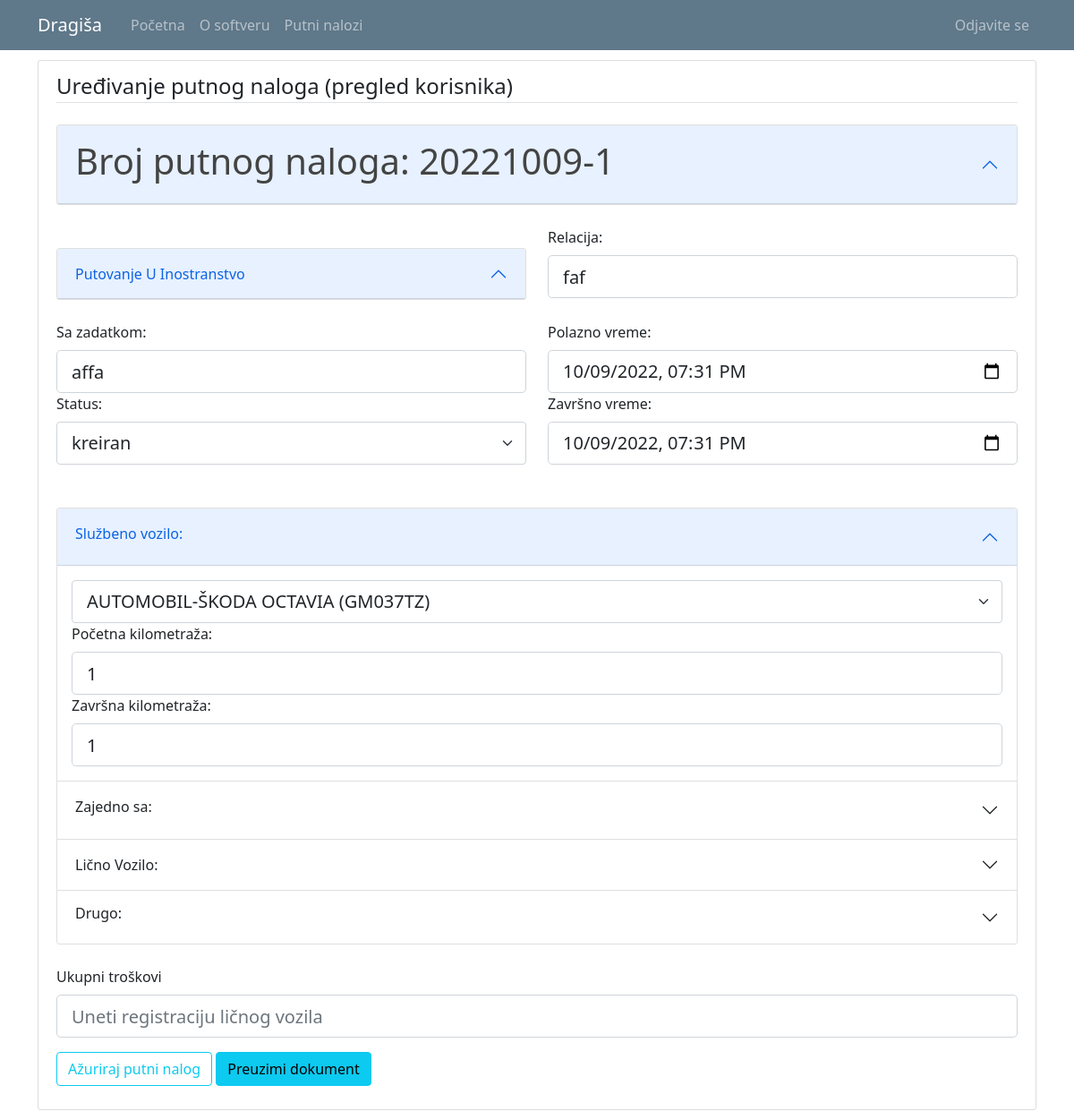
Page /travel_warrant/1 (signed in) on the earlier database version.
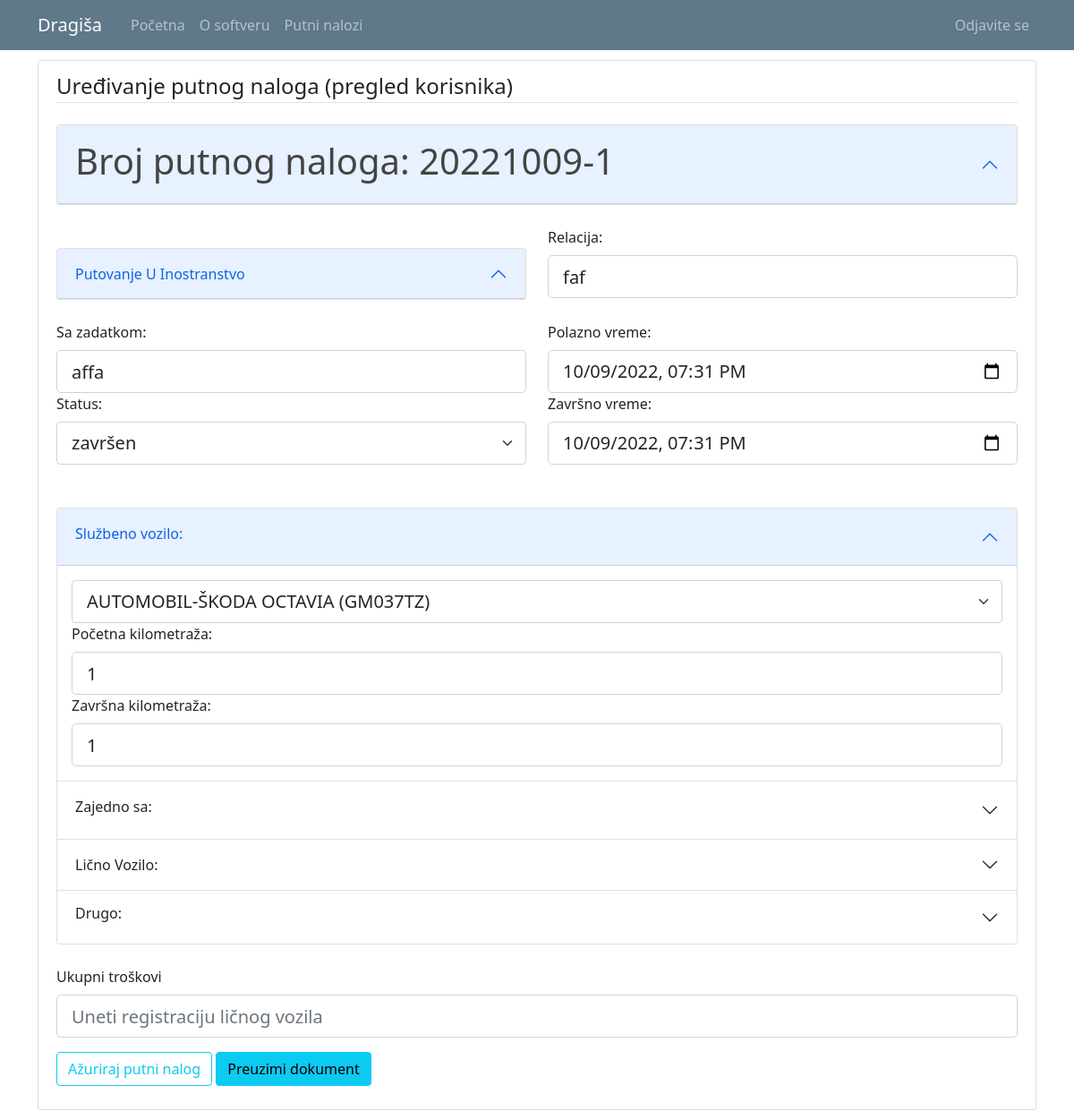
Same page on the later database version.
### putninalozi/models.py (models this page shows, shortened)
class TravelWarrant(db.Model):
    travel_warrant_id = db.Column(db.Integer, primary_key=True)
    travel_warrant_number = db.Column(db.String(50), nullable=False)
    user_id = db.Column(db.Integer, db.ForeignKey('user.id'), nullable=False)
    with_task = db.Column(db.String(50), nullable=False)
    company_id = db.Column(db.Integer, db.ForeignKey('company.id'), nullable=False)
    abroad_contry = db.Column(db.String(50), nullable=True)
    relation = db.Column(db.String(150), nullable=False)
    start_datetime = db.Column(db.DateTime, nullable=True)
    end_datetime = db.Column(db.DateTime, nullable=True)
    vehicle_id = db.Column(db.Integer, db.ForeignKey('vehicle.id'), nullable=True)
    together_with = db.Column(db.String(50), nullable=True)
    personal_type = db.Column(db.String(50), nullable=True)
    personal_brand = db.Column(db.String(50), nullable=True)
    personal_registration = db.Column(db.String(12), nullable=True)
    other = db.Column(db.String(50), nullable=True) #avion, bus, taksi...
    advance_payment = db.Column(db.Integer, nullable=False)
    advance_payment_currency = db.Column(db.String(5), nullable=False)
    daily_wage = db.Column(db.Integer, nullable=False)
    daily_wage_currency = db.Column(db.String(5), nullable=False)
    costs_pays = db.Column(db.String(50), nullable=False)
    km_start = db.Column(db.Integer, nullable=True)
    km_end = db.Column(db.Integer, nullable=True)
    status = db.Column(db.String(15), nullable=False)
    file_name = db.Column(db.String(100), nullable=True) #za PDF fajl
    text_form = db.Column(db.String(1000), nullable=True) #za tekst forme iz pdf fajla
    expenses = db.relationship('TravelWarrantExpenses', backref='trawelwarrantexpenses_travelwarrant', lazy=True)

### putninalozi/travel_warrants/routes.py (the view, shortened to what this page needs)
@travel_warrants.route("/travel_warrant/<int:warrant_id>", methods=['GET', 'POST'])
def travel_warrant_profile(warrant_id):
    rod = []
    troskovi = TravelWarrantExpenses.query.filter_by(travelwarrant_id = warrant_id).all()
    warrant = TravelWarrant.query.get_or_404(warrant_id)
    if warrant.travelwarrant_user.gender == "1":
        rod=["Radnik", "raspoređen"]
    elif warrant.travelwarrant_user.gender == "2":
        rod=["Radnica", "raspoređena"]
    vehicle_list = [('', '----------')] + [(v.id, v.vehicle_type + "-" + v.vehicle_brand+" ("+v.vehicle_registration+")") for v in db.session.query(Vehicle.id,Vehicle.vehicle_type,Vehicle.vehicle_brand,Vehicle.vehicle_registration).filter_by(company_id=current_user.user_company.id).order_by('vehicle_type').all()]
    print(f'{vehicle_list=}')
    if not current_user.is_authenticated:
        flash('Da bi ste pristupili ovoj stranici treba da budete ulogovani.', 'danger')
        return redirect(url_for('users.login'))
    elif current_user.authorization != 's_admin' and current_user.user_company.id != warrant.travelwarrant_company.id:
        abort(403)
    elif current_user.authorization == 'c_user' and current_user.id != warrant.travelwarrant_user.id:
        abort(403)
    if current_user.authorization == 'c_user':
        form = EditUserTravelWarrantForm()
        form.reset()
        drivers = [('', '----------')] + [(tw.travel_warrant_number, tw.travel_warrant_number + " => " + tw.travelwarrant_user.name + " " + tw.travelwarrant_user.surname)
                                                for tw in TravelWarrant.query.filter(TravelWarrant.company_id==current_user.user_company.id,
                                                                                    TravelWarrant.vehicle_id!='').filter(TravelWarrant.start_datetime.between(
                                                                                                                    warrant.start_datetime.replace(hour=0, minute=0, second=0, microsecond=0),
                                                                                                                    warrant.start_datetime.replace(hour=23, minute=59, second=59, microsecond=9))).all()]
        form.together_with.choices = drivers
        form.vehicle_id.choices = vehicle_list
        print(f'{form.vehicle_id.choices=}')
        form.personal_type.choices = [('', '----------'), ('AUTOMOBIL', 'AUTOMOBIL'),('KOMBI', 'KOMBI'),('KAMION', 'KAMION')]
        form.status.choices=[("kreiran", "kreiran"), ("završen", "završen")]
        if form.validate_on_submit():
            if form.together_with.data != '':
                warrant.with_task = form.with_task.data
                warrant.abroad_contry = form.abroad_contry.data
                warrant.relation = form.relation.data
                warrant.start_datetime = form.start_datetime.data
                warrant.end_datetime = form.end_datetime.data
                warrant.vehicle_id=""
                warrant.together_with=form.together_with.data
                warrant.personal_type=""
                warrant.personal_brand=""
                warrant.personal_registration=""
                warrant.other=""
                warrant.km_start = int(form.km_start.data)
                warrant.km_end = int(form.km_end.data)
                warrant.status = form.status.data
                print('zajedno sa - c_user')
            elif form.personal_brand.data != "":
                warrant.with_task = form.with_task.data
                warrant.abroad_contry = form.abroad_contry.data
                warrant.relation = form.relation.data
                warrant.start_datetime = form.start_datetime.data
                warrant.end_datetime = form.end_datetime.data
                warrant.vehicle_id=""
                warrant.together_with=""
                warrant.personal_type=form.personal_type.data
                warrant.personal_brand=form.personal_brand.data
                warrant.personal_registration=form.personal_registration.data
                warrant.other=""
                warrant.km_start = int(form.km_start.data)
                warrant.km_end = int(form.km_end.data)
                warrant.status = form.status.data
                print('licno vozilo - c_user')
            elif form.other.data != "":
                warrant.with_task = form.with_task.data
                warrant.abroad_contry = form.abroad_contry.data
                warrant.relation = form.relation.data
                warrant.start_datetime = form.start_datetime.data
                warrant.end_datetime = form.end_datetime.data
                warrant.vehicle_id=""
                warrant.together_with=""
                warrant.personal_type=""
                warrant.personal_brand=""
                warrant.personal_registration=""
                warrant.other=form.other.data
                warrant.km_start = int(form.km_start.data)
                warrant.km_end = int(form.km_end.data)
                warrant.status = form.status.data
                print('drugo - c_user')
            else:
                warrant.with_task = form.with_task.data
                warrant.abroad_contry = form.abroad_contry.data
                warrant.relation = form.relation.data
                warrant.start_datetime = form.start_datetime.data
                warrant.end_datetime = form.end_datetime.data
                warrant.vehicle_id=form.vehicle_id.data
                warrant.together_with=""
                warrant.personal_type=""
                warrant.personal_brand=""
                warrant.personal_registration=""
                warrant.other=""
                warrant.km_start = int(form.km_start.data)
                warrant.km_end = int(form.km_end.data)
                warrant.status = form.status.data
                print('službeno vozilo - c_user')
            br_casova = warrant.end_datetime - warrant.start_datetime
            print(f'razlika u vremenu {br_casova}')
            br_casova = br_casova.total_seconds() / 3600
            print(f'razlika u vremenu {br_casova} u satima')
            br_dnevnica = proracaun_broja_dnevnica(br_casova)
            file_name, text_form = create_pdf_form(warrant, br_casova, br_dnevnica)
            warrant.file_name = file_name # mislim da ovaj red može da se izbriše jer se neće menjati naziv dokumenta
            warrant.text_form = text_form
            db.session.commit()
            flash(f'Putni nalog {warrant.travel_warrant_number} je ažuriran.', 'success')
            return redirect(url_for('travel_warrants.travel_warrant_list'))
        elif request.method == 'GET':
            form.with_task.data = warrant.with_task
            form.abroad_contry.data = warrant.abroad_contry
            form.relation.data = warrant.relation
            form.start_datetime.data = warrant.start_datetime
            form.end_datetime.data = warrant.end_datetime
            form.vehicle_id.choices =[('', '----------')] + [(v.id, v.vehicle_type + "-" + v.vehicle_brand+" ("+v.vehicle_registration+")") for v in db.session.query(Vehicle.id,Vehicle.vehicle_type,Vehicle.vehicle_brand,Vehicle.vehicle_registration).filter_by(company_id=current_user.user_company.id).order_by('vehicle_type').all()]
            form.vehicle_id.data = str(warrant.vehicle_id)
            form.together_with.data = warrant.together_with
            form.personal_type.choices = [('', '----------'), ('AUTOMOBIL', 'AUTOMOBIL'),('KOMBI', 'KOMBI'),('KAMION', 'KAMION')]
            form.personal_type.data = warrant.personal_type
            form.personal_brand.data = warrant.personal_brand
            form.personal_registration.data = warrant.personal_registration
            form.other.data = warrant.other
            form.km_start.data = warrant.km_start
            form.km_end.data = warrant.km_end
            form.status.choices=[("kreiran", "kreiran"), ("završen", "završen")]
            form.status.data = str(warrant.status)
        print(f'EditUser: {form.errors=}')
        return render_template('travel_warrant_user.html', title='Uređivanje putnog naloga', warrant=warrant, legend='Uređivanje putnog naloga (pregled korisnika)', form=form, rod=rod, troskovi=troskovi)

### putninalozi/models.py (called while the page is built)
@login_manager.user_loader
def load_user(user_id):
    return User.query.get(int(user_id))

### putninalozi/travel_warrants/forms.py (called while the page is built)
    def reset(self):
        self.__init__()

### putninalozi/templates/travel_warrant_user.html (shortened to what the changed rows need)
{% extends "layout.html" %}
{% block content %}
<div class="content-section">
  <form  action="" method="POST">
    <fieldset class="form-group">
      <div id="accordionZero">
        <div class="accordion" id="accordionZero">
          <div class="accordion-item">
            <div class="accordion-header" id="headingZero">
              <button type="button" class="accordion-button" data-toggle="collapse" data-target="#collapseZero" aria-expanded="false" aria-controls="collapseZero">
                <h1>Broj putnog naloga: {{ warrant.travel_warrant_number }}</h1>
              </button>
            </div>
          </div>
        </div>
      </div>
      <br>
      <div class="row">
        <div class="col form-box">
          {{ form.relation.label(class="form-control-label") }}
            {% if form.relation.errors %}
                {{ form.relation(class="form-control form-control-lg is-invalid") }}
                <div class="invalid-feedback">
                    {% for error in form.relation.errors %}
                        <span>{{ error }}</span>
                    {% endfor %}
                </div>
            {% else %}
                {{ form.relation(class="form-control form-control-lg") }}
            {% endif %}
        </div>
      </div>
      <br>
      <div class="row">
        <div class="col form-box">
          {{ form.with_task.label(class="form-control-label") }}
            {% if form.with_task.errors %}
                {{ form.with_task(class="form-control form-control-lg is-invalid") }}
                <div class="invalid-feedback">
                    {% for error in form.with_task.errors %}
                        <span>{{ error }}</span>
                    {% endfor %}
                </div>
            {% else %}
                {{ form.with_task(class="form-control form-control-lg") }}
            {% endif %}
        </div>
        <div class="col form-box">
          {{ form.start_datetime.label(class="form-control-label") }}
            {% if form.start_datetime.errors %}
                {{ form.start_datetime(class="form-control form-control-lg is-invalid") }}
                <div class="invalid-feedback">
                    {% for error in form.start_datetime.errors %}
                        <span>{{ error }}</span>
                    {% endfor %}
                </div>
            {% else %}
                {{ form.start_datetime(class="form-control form-control-lg", type="datetime-local") }}
            {% endif %}
        </div>
      </div>
      <div class="row">
        <div class="col form-box">
          {{ form.status.label(class="form-control-label") }}
            {% if form.status.errors %}
                {{ form.status(class="form-control form-control-lg is-invalid") }}
                <div class="invalid-feedback">
                    {% for error in form.status.errors %}
                        <span>{{ error }}</span>
                    {% endfor %}
                </div>
            {% else %}
                {{ form.status(class="form-select form-select-lg") }}
            {% endif %}
        </div>
        <div class="col form-box">
          {{ form.end_datetime.label(class="form-control-label") }}
            {% if form.end_datetime.errors %}
                {{ form.end_datetime(class="form-control form-control-lg is-invalid") }}
                <div class="invalid-feedback">
                    {% for error in form.end_datetime.errors %}
                        <span>{{ error }}</span>
                    {% endfor %}
                </div>
            {% else %}
                {{ form.end_datetime(class="form-control form-control-lg", type="datetime-local") }}
            {% endif %}
        </div>
      </div>
      <br>
      <br>
      <div id="accordion">
        <div class="accordion-item">
          <div id="collapseOne" class="collapse show" aria-labelledby="headingOne" data-parent="#accordion">
            <div class="card-body">
              <div class="form-box">
                  {% if form.vehicle_id.errors %}
                      {{ form.vehicle_id(class="form-control form-control-lg is-invalid") }}
                      <div class="invalid-feedback">
                          {% for error in form.vehicle_id.errors %}
                              <span>{{ error }}</span>
                          {% endfor %}
                      </div>
                  {% else %}
                      {{ form.vehicle_id(class="form-select form-select-lg") }}
                  {% endif %}
              </div>
              <div class="form-box">
                {{ form.km_start.label(class="form-control-label") }}
                  {% if form.km_start.errors %}
                      {{ form.km_start(class="form-control form-control-lg is-invalid") }}
                      <div class="invalid-feedback">
                          {% for error in form.km_start.errors %}
                              <span>{{ error }}</span>
                          {% endfor %}
                      </div>
                  {% else %}
                      {{ form.km_start(class="form-control form-control-lg") }}
                  {% endif %}
              </div>
              <div class="form-box">
                {{ form.km_end.label(class="form-control-label") }}
                  {% if form.km_end.errors %}
                      {{ form.km_end(class="form-control form-control-lg is-invalid") }}
                      <div class="invalid-feedback">
                          {% for error in form.km_end.errors %}
                              <span>{{ error }}</span>
                          {% endfor %}
                      </div>
                  {% else %}
                      {{ form.km_end(class="form-control form-control-lg") }}
                  {% endif %}
              </div>
            </div>
          </div>
        </div>
      </div>
      <br>
    </fieldset>
  </form>
</div>
{% endblock content%}

Differences in the rows shown:
changed TravelWarrant "faf": status "kreiran" → "završen"
